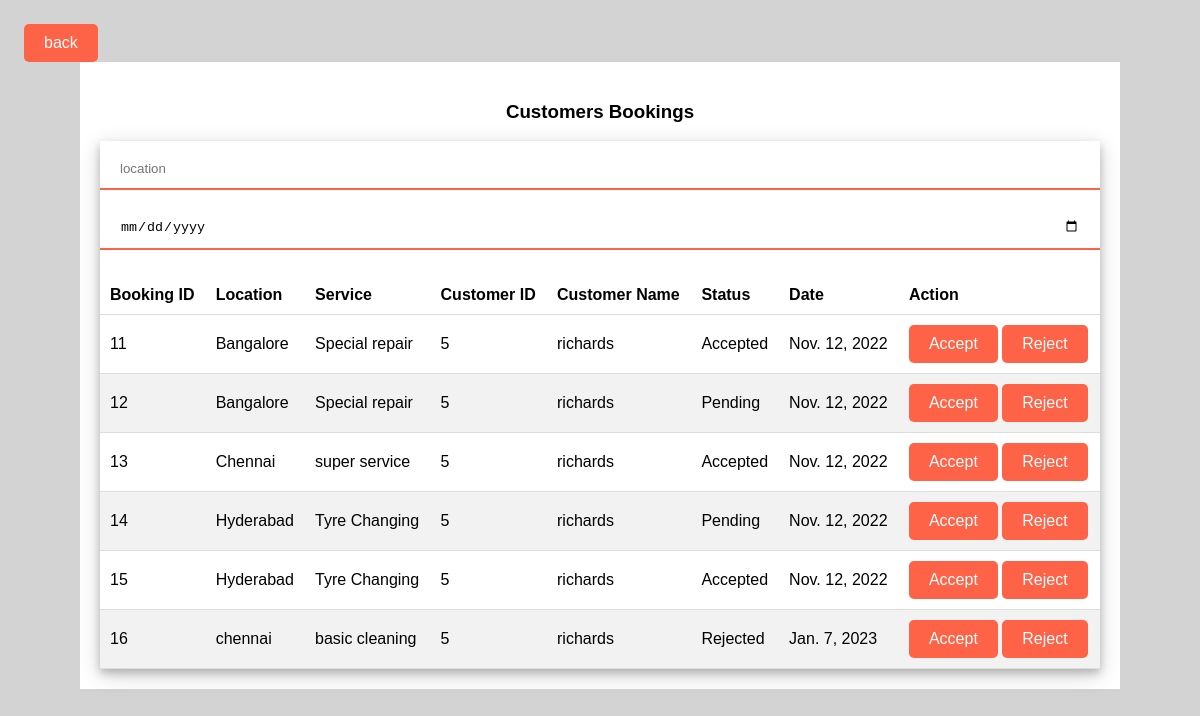
The page /admin_show_all_bookings (signed in) on the database its author committed.
### app/models.py (models this page shows, shortened)
class Booking(models.Model):
    STATUS = (
        ('Pending', 'Pending'),
        ('Success', 'Success'),
        ('Rejected', 'Rejected'),
    )
    customer_details = models.ForeignKey(Customer, on_delete=models.SET_NULL, null=True, blank=True)
    service_details = models.ForeignKey(Service, on_delete=models.SET_NULL, null=True, blank=True)
    status = models.CharField(max_length=200, null=True, choices=STATUS)
    date_created = models.DateField(default=now)

class Service(models.Model):
    location = models.CharField(max_length=200, null=True, blank=True)
    service_type = models.ForeignKey(Servicetype, on_delete=models.SET_NULL, null=True, blank=True)

class Servicetype(models.Model):
    type_of_service = models.CharField(max_length=200, null=True, blank=True)
    def __str__(self):
        return str(self.type_of_service)

class Customer(models.Model):
    user = models.ForeignKey(User, null=True, blank=True, on_delete=models.CASCADE)
    username = models.CharField(max_length=200)
    email = models.EmailField(max_length=200)
    password = models.CharField(max_length=200)

### app/views.py (the view)
# urls.py: path('admin_show_all_bookings', views.adminShowAllBookings, name='show_all_bookings'),
@login_required(login_url='login')
def adminShowAllBookings(request):
    if request.user.is_staff:
        bookings = Booking.objects.all()
        context = {'bookings': bookings}
        return render(request, 'adminviewbookings.html', context)
    else:
        messages.info(request, 'You are not admin')
        context = {}
        return render(request, 'homepage.html', context)

### app/templates/adminviewbookings.html (shortened to what this page needs)
<!DOCTYPE html>
<html lang="en">
    {% load static %} {% block content %}
  <head>
  </head>
  <body>
    <a
      class="button"
      style="margin-left: 1em; margin-top: 1em"
      href="{% url 'home' %}"
      >back</a
    >
    <div class="container">
      <h3 style="text-align: center">Customers Bookings</h3>
      <div class="shadow1">
        <div class="row">
          <div class="col">
            <input
              type="text"
              id="location"
              placeholder="location"
              name="location"
              required
            />
          </div>
          <div class="col">
            <input
              type="date"
              id="inputdate"
              placeholder="Date"
              name="inputdate"
              required
            />
          </div>
        </div>
        <br />
        <table class="table" id="bookings_table">
          <thead>
            <tr>
              <th scope="col">Booking ID</th>
              <th scope="col">Location</th>
              <th scope="col">Service</th>
              <th scope="col">Customer ID</th>
              <th scope="col">Customer Name</th>
              <th scope="col">Status</th>
              <th scope="col">Date</th>
              <th scope="col">Action</th>
            </tr>
          </thead>
          <tbody>
            {% for booking in bookings %}
            <tr id="parentRow">
              <td>{{booking.id}}</td>
              <td id="unique">{{booking.service_details.location}}</td>
              <td>{{booking.service_details.service_type}}</td>
              <td>{{booking.customer_details.id}}</td>
              <td>{{booking.customer_details.username}}</td>
              <td>{{booking.status}}</td>
              <td>{{booking.date_created}}</td>
              <td>
                <a
                  class="button"
                  href="{% url 'admin_modify_status' booking.id '1' %}"
                  >Accept</a
                >
                <a
                  class="button"
                  href="{% url 'admin_modify_status' booking.id '0' %}"
                  >Reject</a
                >
              </td>
            </tr>
            {% endfor %}
          </tbody>
        </table>
      </div>
    </div>
    {% endblock content %}
  </body>
</html>

### app/templates/adminviewbookings.html (style rules this page uses)
body { font-family: Arial, sans-serif; background-color: lightgray; }
.container { max-width: 1000px; margin: 0 auto; background-color: white; padding: 20px; }
.button { display: inline-block; background-color: tomato; color: white; padding: 10px 20px; text-decoration: none; border-radius: 5px; }
input[type="text"], input[type="date"] { width: 100%; padding: 12px 20px; margin: 8px 0; box-sizing: border-box; border: none; border-bottom: 2px solid tomato; outline: none; }
table { width: 100%; border-collapse: collapse; }
th, td { padding: 10px; text-align: left; border-bottom: 1px solid #ddd; }
tr:nth-child(even) { background-color: #f2f2f2; }
.shadow1 { box-shadow: 0 4px 8px 0 rgba(0, 0, 0, 0.2), 0 6px 20px 0 rgba(0, 0, 0, 0.19); }

### rows shown on the page
Booking: id "11", service_details.location "Bangalore", service_details.service_type "Special repair", customer_details.id "5", customer_details.username "richards", status "Accepted", date_created "Nov. 12, 2022"
Booking: id "12", service_details.location "Bangalore", service_details.service_type "Special repair", customer_details.id "5", customer_details.username "richards", status "Pending", date_created "Nov. 12, 2022"
Booking: id "13", service_details.location "Chennai", service_details.service_type "super service", customer_details.id "5", customer_details.username "richards", status "Accepted", date_created "Nov. 12, 2022"
Booking: id "14", service_details.location "Hyderabad", service_details.service_type "Tyre Changing", customer_details.id "5", customer_details.username "richards", status "Pending", date_created "Nov. 12, 2022"
Booking: id "15", service_details.location "Hyderabad", service_details.service_type "Tyre Changing", customer_details.id "5", customer_details.username "richards", status "Accepted", date_created "Nov. 12, 2022"
Booking: id "16", service_details.location "chennai", service_details.service_type "basic cleaning", customer_details.id "5", customer_details.username "richards", status "Rejected", date_created "Jan. 7, 2023"
